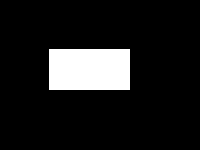
#> input picture hw4/data/boxIm1.bmp, 200 x 150 px; its folder holds only this picture in this run
$ jupyter execute --allow-errors hw4-soln.ipynb
#> lines starting #> are read from the running program, lines starting #| are printed output that depends on the picture; after the words box and inside, x2 and y2 are one past the last pixel; in counts of white or black regions, pixels touching at a corner belong together
#> `tmp = imread(f'./data/boxIm{i}.bmp')`: tmp: shape (150, 200); 11.1% white; 1 white region, box (x1, y1, x2, y2) and area: (49, 49, 130, 90) 3321
## Imports

[cell 1]
from skimage.io import imread
from skimage.filters import gaussian
import numpy as np
from matplotlib import pyplot as plt
from skimage import img_as_float
import math

# Function to compute the moments of the image

[cell 2]
from numpy import mgrid, sum


def similitudeMoments(image):

    ### Make sure the image is a grayscale image
    assert len(image.shape) == 2

    ## Temp grid for storing intermediate operations
    x, y = mgrid[:image.shape[0],:image.shape[1]]

    ## Our final dictionary that contains the
    moments = {}


    moments['mean_x'] = sum(x*image)/sum(image)
    moments['mean_y'] = sum(y*image)/sum(image)

    ## Spatial moments: Spatial moments  often used to describe region shape

    # Zeroth Order
    moments['m00'] = sum(image)

    # First Order
    moments['m01'] = sum(x*image)
    moments['m10'] = sum(y*image)

    # Second Order
    moments['m11'] = sum(y*x*image)
    moments['m02'] = sum(x**2*image)
    moments['m20'] = sum(y**2*image)

    # Third Order
    moments['m12'] = sum(x*y**2*image)
    moments['m21'] = sum(x**2*y*image)
    moments['m03'] = sum(x**3*image)
    moments['m30'] = sum(y**3*image)

    ## Central moments: Translation Invariant

    # First Order (Seem useless, in terms of calculating the final nu moments. But still kept)
    moments['mu01']= sum((y-moments['mean_y'])*image)
    moments['mu10']= sum((x-moments['mean_x'])*image)

    # Second Order (Moment Ellipse Orientation)
    moments['mu11'] = sum((x-moments['mean_x'])*(y-moments['mean_y'])*image)
    moments['mu02'] = sum((y-moments['mean_y'])**2*image)
    moments['mu20'] = sum((x-moments['mean_x'])**2*image)

    # Third Order (Skewness of the Image)
    moments['mu12'] = sum((x-moments['mean_x'])*(y-moments['mean_y'])**2*image)
    moments['mu21'] = sum((x-moments['mean_x'])**2*(y-moments['mean_y'])*image)
    moments['mu03'] = sum((y-moments['mean_y'])**3*image)
    moments['mu30'] = sum((x-moments['mean_x'])**3*image)

    # Similitude Moments: Invariant to translation and scale

    moments['eta11'] = moments['mu11'] / sum(image)**(2/2+1)
    moments['eta12'] = moments['mu12'] / sum(image)**(3/2+1)
    moments['eta21'] = moments['mu21'] / sum(image)**(3/2+1)
    moments['eta02'] = moments['mu02'] / sum(image)**(2/2+1)
    moments['eta20'] = moments['mu20'] / sum(image)**(2/2+1)
    moments['eta03'] = moments['mu03'] / sum(image)**(3/2+1)
    moments['eta30'] = moments['mu30'] / sum(image)**(3/2+1)

    return moments

[cell 3]
image_cube = []

#> (the rest of this cell did not finish here and is left out)

#> (a cell that did not finish here is left out)

[cell 5]
f, axarr = plt.subplots(4,1, sharey='row', dpi=200)
s1= "$\eta_{02}$"
s2 = "$\eta_{20}$"
#> (the rest of this cell did not finish here and is left out)

(The other moments were also calculated, but were ignored since they amount to 0).

From the above plot it is clear that the rectangles only have $\eta_{02}$ and $\eta_{20}$ values. This is because of their perfect symmetry, and "squarish" nature that they do not exhibit most other properties other than the orientation, which is given by the aforementioned second order moments.

Note that for the 1 rectangle thats oriented transposed of the others, the values swap, thus telling us that the orientation has itself transposed.

# Load up eigdata.txt and perform background-subtraction

[cell 6]
X = np.loadtxt('./data/eigdata.txt')

[cell 7]
plt.scatter(X[:,0],X[:,1], s=0.5, c='blue')
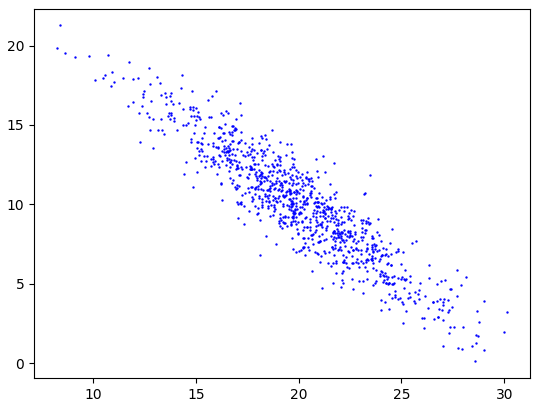
#> figure drawn by matplotlib, 1 panel

[cell 8]
m = np.mean(X, axis=0)

Y = X - m

[cell 9]
plt.scatter(Y[:,0],Y[:,1], s=0.5, c='red')
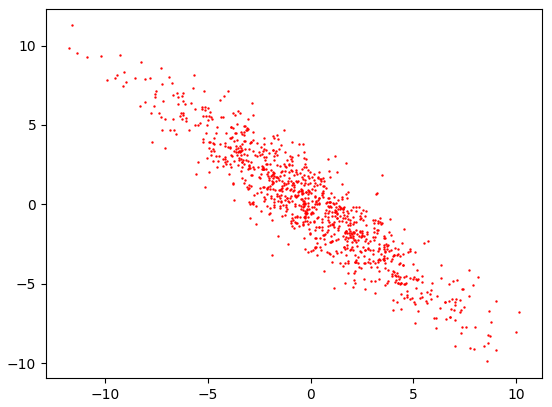
#> figure drawn by matplotlib, 1 panel

# Compute Eigenvalues and Eigenvectors of the data

First we calculate the covariance matrix

[cell 10]
covariance = np.cov(Y.T)

covariance.shape

Now we calculate the eigenvalues and eigenvectors from the covariance matrix (`Note: We are not using np.linalg.inv(covariance)`) This would mean that the upcoming steps will have a slight difference.

[cell 11]
[w, v] = np.linalg.eig(covariance)
largest_eigvec = v[0]
smallest_eigvec = v[1]

Calculating the angle between x-axis and the largest eigenvector, since we will aim to project our data onto that axis. We also need to ensure that this angle is between $[0,2\pi]$, though our `arctan2` gives us the angle in $[-\pi,\pi]$. Hence we shift it by $2\pi$ if negative.

[cell 12]
angle = np.arctan2(largest_eigvec[1], largest_eigvec[0])
if angle < 0:
    angle = angle + 2*np.pi

Co-ordinates of our data mean, basically so that we can center our plots, no real function in terms of our projection and de-correlation.

[cell 13]
avg = np.mean(Y, axis=0)

The $3\sigma$ std-deviation corresponds to `0.9973` in terms of confidence interval, and our corresponding $\chi^2$ value then becomes `7.378`. If we have to center our ellipse around this, we take sq, root since each $\sigma_x$ and $\sigma_y$ requires this parameter.

[cell 14]
chisquare_val = np.sqrt(7.378)
theta_grid = np.linspace(0, 2*np.pi)
phi = -angle
X0 = avg[0]
Y0 = avg[1]

Generating a gridspace for our ellipse

[cell 15]
a=chisquare_val*np.sqrt(w[0])
b=chisquare_val*np.sqrt(w[1])

ellipse_x_r  = a*np.cos( theta_grid )
ellipse_y_r  = b*np.sin( theta_grid )

Rotation matrix for our ellipse, so that it corresponds to our data

[cell 16]
R = np.array([[ np.cos(phi), np.sin(phi)], [-np.sin(phi), np.cos(phi)]]).reshape((2,2))

[cell 17]
r_ellipse = np.vstack((ellipse_x_r, ellipse_y_r)).T @ R

plt.plot(r_ellipse[:,0] + X0,r_ellipse[:,1] + Y0, c='#db2f27')
plt.scatter(Y[:,0],Y[:,1], s=0.5, c='#008cbc')
#> (the rest of this cell did not finish here and is left out)

In the above plot we can see ellipse at $3\sigma$ around the data, along with the two principal axes, given by the eigenvectors.

# Make the data un-correlated

In order to de-correlate the data, we rotate the given data about its axes such that it aligns with our largest eigenvector.

[cell 18]
stddev = np.sqrt(np.diag(covariance))

[cell 19]
decorrelated_y = np.divide(Y, stddev)
decorrelated_y = decorrelated_y @ v

plt.plot(ellipse_x_r/4, ellipse_y_r/4, c='#db2f27')
plt.scatter(decorrelated_y[:,0],decorrelated_y[:,1], s=0.5, c='#008cbc')
#> (the rest of this cell did not finish here and is left out)

Note that in the above figure, our squished ellipse from previous question appears to have fattened a little bit, this is merely an illusion generated due to use of different scaling along the other axis (done explicitly by me to make the results look better), if we were to measure the thickness empirically, we would find the two results to be the same.

[cell 20]
projected_y = Y @ largest_eigvec.T
plt.scatter(projected_y, np.zeros_like(projected_y), c='blue')
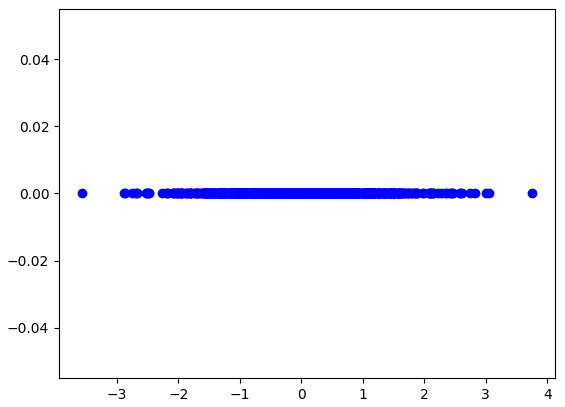
#> figure drawn by matplotlib, 1 panel
